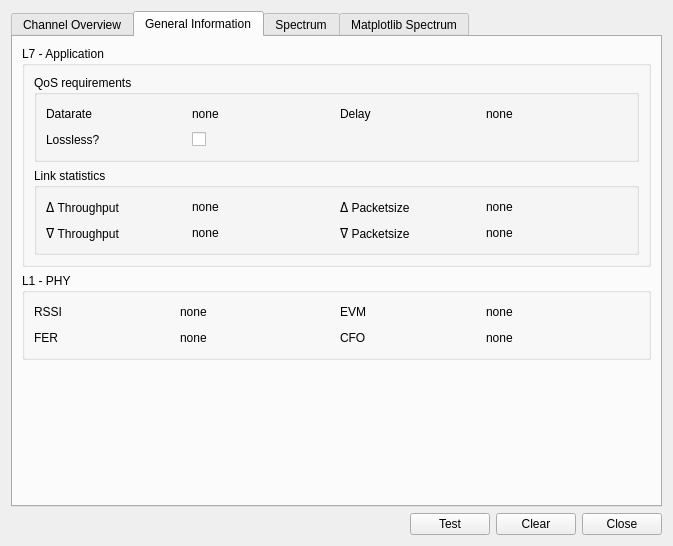
<?xml version="1.0" encoding="UTF-8"?>
<ui version="4.0">
 <class>Form</class>
 <widget class="QWidget" name="Form">
  <property name="windowModality">
   <enum>Qt::WindowModal</enum>
  </property>
  <property name="geometry">
   <rect>
    <x>0</x>
    <y>0</y>
    <width>673</width>
    <height>546</height>
   </rect>
  </property>
  <property name="sizePolicy">
   <sizepolicy hsizetype="Fixed" vsizetype="Fixed">
    <horstretch>0</horstretch>
    <verstretch>0</verstretch>
   </sizepolicy>
  </property>
  <property name="windowTitle">
   <string>pySyMoCo</string>
  </property>
  <layout class="QGridLayout" name="gridLayout_2">
   <item row="0" column="0">
    <widget class="QTabWidget" name="tabWidget">
     <property name="currentIndex">
      <number>1</number>
     </property>
     <widget class="QWidget" name="tab">
      <attribute name="title">
       <string>Channel Overview</string>
      </attribute>
      <layout class="QVBoxLayout" name="verticalLayout_9">
       <item>
        <layout class="QVBoxLayout" name="verticalLayout_8">
         <item>
          <widget class="QGroupBox" name="groupBox_2">
           <property name="title">
            <string>Channel Status</string>
           </property>
           <layout class="QVBoxLayout" name="verticalLayout_7">
            <item>
             <layout class="QHBoxLayout" name="horizontalLayout_3">
              <item>
               <widget class="QLabel" name="currentChannelLabel">
                <property name="minimumSize">
                 <size>
                  <width>120</width>
                  <height>0</height>
                 </size>
                </property>
                <property name="maximumSize">
                 <size>
                  <width>120</width>
                  <height>16777215</height>
                 </size>
                </property>
                <property name="text">
                 <string>Current Channel:</string>
                </property>
               </widget>
              </item>
              <item>
               <spacer name="horizontalSpacer_2">
                <property name="orientation">
                 <enum>Qt::Horizontal</enum>
                </property>
                <property name="sizeType">
                 <enum>QSizePolicy::Fixed</enum>
                </property>
                <property name="sizeHint" stdset="0">
                 <size>
                  <width>20</width>
                  <height>20</height>
                 </size>
                </property>
               </spacer>
              </item>
              <item>
               <widget class="QLabel" name="currentChannel">
                <property name="text">
                 <string>none</string>
                </property>
               </widget>
              </item>
              <item>
               <spacer name="horizontalSpacer_3">
                <property name="orientation">
                 <enum>Qt::Horizontal</enum>
                </property>
                <property name="sizeHint" stdset="0">
                 <size>
                  <width>40</width>
                  <height>20</height>
                 </size>
                </property>
               </spacer>
              </item>
             </layout>
            </item>
            <item>
             <layout class="QHBoxLayout" name="horizontalLayout_7">
              <item>
               <layout class="QVBoxLayout" name="verticalLayout" stretch="0,1">
                <item>
                 <widget class="QLabel" name="label1">
                  <property name="text">
                   <string>Ch1
2.400 GHz</string>
                  </property>
                  <property name="alignment">
                   <set>Qt::AlignCenter</set>
                  </property>
                 </widget>
                </item>
                <item>
                 <widget class="QWidget" name="statusChannel1" native="true">
                  <property name="minimumSize">
                   <size>
                    <width>0</width>
                    <height>70</height>
                   </size>
                  </property>
                  <property name="styleSheet">
                   <string notr="true">background-color: rgb(140, 140, 140);</string>
                  </property>
                 </widget>
                </item>
               </layout>
              </item>
              <item>
               <layout class="QVBoxLayout" name="verticalLayout_3" stretch="0,1">
                <item>
                 <widget class="QLabel" name="label2">
                  <property name="text">
                   <string>Ch2
2.402 GHz</string>
                  </property>
                  <property name="alignment">
                   <set>Qt::AlignCenter</set>
                  </property>
                 </widget>
                </item>
                <item>
                 <widget class="QWidget" name="statusChannel2" native="true">
                  <property name="minimumSize">
                   <size>
                    <width>0</width>
                    <height>70</height>
                   </size>
                  </property>
                  <property name="styleSheet">
                   <string notr="true">background-color: rgb(140, 140, 140);</string>
                  </property>
                 </widget>
                </item>
               </layout>
              </item>
              <item>
               <layout class="QVBoxLayout" name="verticalLayout_4" stretch="0,1">
                <item>
                 <widget class="QLabel" name="label3">
                  <property name="text">
                   <string>Ch3
2.404 GHz</string>
                  </property>
                  <property name="alignment">
                   <set>Qt::AlignCenter</set>
                  </property>
                 </widget>
                </item>
                <item>
                 <widget class="QWidget" name="statusChannel3" native="true">
                  <property name="minimumSize">
                   <size>
                    <width>0</width>
                    <height>70</height>
                   </size>
                  </property>
                  <property name="styleSheet">
                   <string notr="true">background-color: rgb(140, 140, 140);</string>
                  </property>
                 </widget>
                </item>
               </layout>
              </item>
              <item>
               <layout class="QVBoxLayout" name="verticalLayout_5" stretch="0,1">
                <item>
                 <widget class="QLabel" name="label4">
                  <property name="text">
                   <string>Ch4
2.406 GHz</string>
                  </property>
                  <property name="alignment">
                   <set>Qt::AlignCenter</set>
                  </property>
                 </widget>
                </item>
                <item>
                 <widget class="QWidget" name="statusChannel4" native="true">
                  <property name="minimumSize">
                   <size>
                    <width>0</width>
                    <height>70</height>
                   </size>
                  </property>
                  <property name="styleSheet">
                   <string notr="true">background-color: rgb(140, 140, 140);</string>
                  </property>
                 </widget>
                </item>
               </layout>
              </item>
              <item>
               <layout class="QVBoxLayout" name="verticalLayout_6" stretch="0,1">
                <item>
                 <widget class="QLabel" name="label5">
                  <property name="text">
                   <string>Ch5
2.408 GHz</string>
                  </property>
                  <property name="alignment">
                   <set>Qt::AlignCenter</set>
                  </property>
                 </widget>
                </item>
                <item>
                 <widget class="QWidget" name="statusChannel5" native="true">
                  <property name="minimumSize">
                   <size>
                    <width>0</width>
                    <height>70</height>
                   </size>
                  </property>
                  <property name="styleSheet">
                   <string notr="true">background-color: rgb(140, 140, 140);</string>
                  </property>
                 </widget>
                </item>
               </layout>
              </item>
             </layout>
            </item>
           </layout>
          </widget>
         </item>
         <item>
          <widget class="QGroupBox" name="groupBox">
           <property name="autoFillBackground">
            <bool>false</bool>
           </property>
           <property name="title">
            <string>Message Log</string>
           </property>
           <property name="flat">
            <bool>false</bool>
           </property>
           <property name="checkable">
            <bool>false</bool>
           </property>
           <layout class="QHBoxLayout" name="horizontalLayout_2">
            <item>
             <widget class="QTextEdit" name="messageLog">
              <property name="enabled">
               <bool>false</bool>
              </property>
             </widget>
            </item>
           </layout>
          </widget>
         </item>
        </layout>
       </item>
      </layout>
     </widget>
     <widget class="QWidget" name="tab_4">
      <attribute name="title">
       <string>General Information</string>
      </attribute>
      <layout class="QVBoxLayout" name="verticalLayout_15">
       <item>
        <widget class="QGroupBox" name="groupBox_5">
         <property name="title">
          <string>L7 - Application</string>
         </property>
         <layout class="QVBoxLayout" name="verticalLayout_10">
          <item>
           <widget class="QGroupBox" name="groupBox_3">
            <property name="title">
             <string>QoS requirements</string>
            </property>
            <layout class="QGridLayout" name="gridLayout_5">
             <item row="0" column="0">
              <layout class="QHBoxLayout" name="horizontalLayout_6">
               <item>
                <widget class="QLabel" name="dataRateLabel">
                 <property name="minimumSize">
                  <size>
                   <width>120</width>
                   <height>0</height>
                  </size>
                 </property>
                 <property name="maximumSize">
                  <size>
                   <width>120</width>
                   <height>16777215</height>
                  </size>
                 </property>
                 <property name="text">
                  <string>Datarate</string>
                 </property>
                </widget>
               </item>
               <item>
                <spacer name="horizontalSpacer_4">
                 <property name="orientation">
                  <enum>Qt::Horizontal</enum>
                 </property>
                 <property name="sizeType">
                  <enum>QSizePolicy::Fixed</enum>
                 </property>
                 <property name="sizeHint" stdset="0">
                  <size>
                   <width>20</width>
                   <height>20</height>
                  </size>
                 </property>
                </spacer>
               </item>
               <item>
                <widget class="QLabel" name="dataRateValue">
                 <property name="text">
                  <string>none</string>
                 </property>
                </widget>
               </item>
               <item>
                <spacer name="horizontalSpacer_5">
                 <property name="orientation">
                  <enum>Qt::Horizontal</enum>
                 </property>
                 <property name="sizeHint" stdset="0">
                  <size>
                   <width>40</width>
                   <height>20</height>
                  </size>
                 </property>
                </spacer>
               </item>
              </layout>
             </item>
             <item row="0" column="1">
              <layout class="QHBoxLayout" name="horizontalLayout_5">
               <item>
                <widget class="QLabel" name="delayLabel">
                 <property name="minimumSize">
                  <size>
                   <width>120</width>
                   <height>0</height>
                  </size>
                 </property>
                 <property name="maximumSize">
                  <size>
                   <width>120</width>
                   <height>16777215</height>
                  </size>
                 </property>
                 <property name="text">
                  <string>Delay</string>
                 </property>
                </widget>
               </item>
               <item>
                <spacer name="horizontalSpacer_6">
                 <property name="orientation">
                  <enum>Qt::Horizontal</enum>
                 </property>
                 <property name="sizeType">
                  <enum>QSizePolicy::Fixed</enum>
                 </property>
                 <property name="sizeHint" stdset="0">
                  <size>
                   <width>20</width>
                   <height>20</height>
                  </size>
                 </property>
                </spacer>
               </item>
               <item>
                <widget class="QLabel" name="delayValue">
                 <property name="text">
                  <string>none</string>
                 </property>
                </widget>
               </item>
               <item>
                <spacer name="horizontalSpacer_7">
                 <property name="orientation">
                  <enum>Qt::Horizontal</enum>
                 </property>
                 <property name="sizeHint" stdset="0">
                  <size>
                   <width>40</width>
                   <height>20</height>
                  </size>
                 </property>
                </spacer>
               </item>
              </layout>
             </item>
             <item row="1" column="0" colspan="2">
              <layout class="QHBoxLayout" name="horizontalLayout_4">
               <item>
                <widget class="QLabel" name="losslessLabel">
                 <property name="minimumSize">
                  <size>
                   <width>120</width>
                   <height>0</height>
                  </size>
                 </property>
                 <property name="maximumSize">
                  <size>
                   <width>120</width>
                   <height>16777215</height>
                  </size>
                 </property>
                 <property name="text">
                  <string>Lossless?</string>
                 </property>
                </widget>
               </item>
               <item>
                <spacer name="horizontalSpacer_8">
                 <property name="orientation">
                  <enum>Qt::Horizontal</enum>
                 </property>
                 <property name="sizeType">
                  <enum>QSizePolicy::Fixed</enum>
                 </property>
                 <property name="sizeHint" stdset="0">
                  <size>
                   <width>20</width>
                   <height>20</height>
                  </size>
                 </property>
                </spacer>
               </item>
               <item>
                <widget class="QCheckBox" name="losslessValue">
                 <property name="layoutDirection">
                  <enum>Qt::RightToLeft</enum>
                 </property>
                 <property name="text">
                  <string/>
                 </property>
                 <property name="checkable">
                  <bool>false</bool>
                 </property>
                </widget>
               </item>
               <item>
                <spacer name="horizontalSpacer_9">
                 <property name="orientation">
                  <enum>Qt::Horizontal</enum>
                 </property>
                 <property name="sizeHint" stdset="0">
                  <size>
                   <width>40</width>
                   <height>20</height>
                  </size>
                 </property>
                </spacer>
               </item>
              </layout>
             </item>
            </layout>
           </widget>
          </item>
          <item>
           <widget class="QGroupBox" name="groupBox_6">
            <property name="enabled">
             <bool>true</bool>
            </property>
            <property name="title">
             <string>Link statistics</string>
            </property>
            <layout class="QGridLayout" name="gridLayout_4">
             <item row="0" column="0">
              <layout class="QHBoxLayout" name="horizontalLayout_17">
               <item>
                <widget class="QLabel" name="upwardThroughput">
                 <property name="minimumSize">
                  <size>
                   <width>120</width>
                   <height>0</height>
                  </size>
                 </property>
                 <property name="maximumSize">
                  <size>
                   <width>120</width>
                   <height>16777215</height>
                  </size>
                 </property>
                 <property name="text">
                  <string>ᐃ Throughput</string>
                 </property>
                </widget>
               </item>
               <item>
                <spacer name="horizontalSpacer_19">
                 <property name="orientation">
                  <enum>Qt::Horizontal</enum>
                 </property>
                 <property name="sizeType">
                  <enum>QSizePolicy::Fixed</enum>
                 </property>
                 <property name="sizeHint" stdset="0">
                  <size>
                   <width>20</width>
                   <height>20</height>
                  </size>
                 </property>
                </spacer>
               </item>
               <item>
                <widget class="QLabel" name="upwardThroughputValue">
                 <property name="text">
                  <string>none</string>
                 </property>
                </widget>
               </item>
               <item>
                <spacer name="horizontalSpacer_20">
                 <property name="orientation">
                  <enum>Qt::Horizontal</enum>
                 </property>
                 <property name="sizeHint" stdset="0">
                  <size>
                   <width>40</width>
                   <height>20</height>
                  </size>
                 </property>
                </spacer>
               </item>
              </layout>
             </item>
             <item row="0" column="1">
              <layout class="QHBoxLayout" name="horizontalLayout_16">
               <item>
                <widget class="QLabel" name="upwardPacketSize">
                 <property name="minimumSize">
                  <size>
                   <width>120</width>
                   <height>0</height>
                  </size>
                 </property>
                 <property name="maximumSize">
                  <size>
                   <width>120</width>
                   <height>16777215</height>
                  </size>
                 </property>
                 <property name="text">
                  <string>ᐃ Packetsize</string>
                 </property>
                </widget>
               </item>
               <item>
                <spacer name="horizontalSpacer_17">
                 <property name="orientation">
                  <enum>Qt::Horizontal</enum>
                 </property>
                 <property name="sizeType">
                  <enum>QSizePolicy::Fixed</enum>
                 </property>
                 <property name="sizeHint" stdset="0">
                  <size>
                   <width>20</width>
                   <height>20</height>
                  </size>
                 </property>
                </spacer>
               </item>
               <item>
                <widget class="QLabel" name="upwardPacketSizeValue">
                 <property name="text">
                  <string>none</string>
                 </property>
                </widget>
               </item>
               <item>
                <spacer name="horizontalSpacer_18">
                 <property name="orientation">
                  <enum>Qt::Horizontal</enum>
                 </property>
                 <property name="sizeHint" stdset="0">
                  <size>
                   <width>40</width>
                   <height>20</height>
                  </size>
                 </property>
                </spacer>
               </item>
              </layout>
             </item>
             <item row="1" column="0">
              <layout class="QHBoxLayout" name="horizontalLayout_13">
               <item>
                <widget class="QLabel" name="downwardThroughput">
                 <property name="minimumSize">
                  <size>
                   <width>120</width>
                   <height>0</height>
                  </size>
                 </property>
                 <property name="maximumSize">
                  <size>
                   <width>120</width>
                   <height>16777215</height>
                  </size>
                 </property>
                 <property name="text">
                  <string>ᐁ Throughput</string>
                 </property>
                </widget>
               </item>
               <item>
                <spacer name="horizontalSpacer_13">
                 <property name="orientation">
                  <enum>Qt::Horizontal</enum>
                 </property>
                 <property name="sizeType">
                  <enum>QSizePolicy::Fixed</enum>
                 </property>
                 <property name="sizeHint" stdset="0">
                  <size>
                   <width>20</width>
                   <height>20</height>
                  </size>
                 </property>
                </spacer>
               </item>
               <item>
                <widget class="QLabel" name="downwardThroughputValue">
                 <property name="text">
                  <string>none</string>
                 </property>
                </widget>
               </item>
               <item>
                <spacer name="horizontalSpacer_14">
                 <property name="orientation">
                  <enum>Qt::Horizontal</enum>
                 </property>
                 <property name="sizeHint" stdset="0">
                  <size>
                   <width>40</width>
                   <height>20</height>
                  </size>
                 </property>
                </spacer>
               </item>
              </layout>
             </item>
             <item row="1" column="1">
              <layout class="QHBoxLayout" name="horizontalLayout_14">
               <item>
                <widget class="QLabel" name="downwardPacketSize">
                 <property name="minimumSize">
                  <size>
                   <width>120</width>
                   <height>0</height>
                  </size>
                 </property>
                 <property name="maximumSize">
                  <size>
                   <width>120</width>
                   <height>16777215</height>
                  </size>
                 </property>
                 <property name="text">
                  <string>ᐁ Packetsize</string>
                 </property>
                </widget>
               </item>
               <item>
                <spacer name="horizontalSpacer_15">
                 <property name="orientation">
                  <enum>Qt::Horizontal</enum>
                 </property>
                 <property name="sizeType">
                  <enum>QSizePolicy::Fixed</enum>
                 </property>
                 <property name="sizeHint" stdset="0">
                  <size>
                   <width>20</width>
                   <height>20</height>
                  </size>
                 </property>
                </spacer>
               </item>
               <item>
                <widget class="QLabel" name="downwardPacketSizeValue">
                 <property name="text">
                  <string>none</string>
                 </property>
                </widget>
               </item>
               <item>
                <spacer name="horizontalSpacer_16">
                 <property name="orientation">
                  <enum>Qt::Horizontal</enum>
                 </property>
                 <property name="sizeHint" stdset="0">
                  <size>
                   <width>40</width>
                   <height>20</height>
                  </size>
                 </property>
                </spacer>
               </item>
              </layout>
             </item>
            </layout>
           </widget>
          </item>
         </layout>
        </widget>
       </item>
       <item>
        <widget class="QGroupBox" name="groupBox_4">
         <property name="title">
          <string>L1 - PHY</string>
         </property>
         <layout class="QGridLayout" name="gridLayout">
          <item row="0" column="0">
           <layout class="QHBoxLayout" name="horizontalLayout_11">
            <item>
             <widget class="QLabel" name="rssiLabel">
              <property name="minimumSize">
               <size>
                <width>120</width>
                <height>0</height>
               </size>
              </property>
              <property name="maximumSize">
               <size>
                <width>120</width>
                <height>16777215</height>
               </size>
              </property>
              <property name="toolTip">
               <string>received signal strength indicator</string>
              </property>
              <property name="text">
               <string>RSSI</string>
              </property>
             </widget>
            </item>
            <item>
             <spacer name="horizontalSpacer_11">
              <property name="orientation">
               <enum>Qt::Horizontal</enum>
              </property>
              <property name="sizeType">
               <enum>QSizePolicy::Fixed</enum>
              </property>
              <property name="sizeHint" stdset="0">
               <size>
                <width>20</width>
                <height>20</height>
               </size>
              </property>
             </spacer>
            </item>
            <item>
             <widget class="QLabel" name="rssiValue">
              <property name="text">
               <string>none</string>
              </property>
             </widget>
            </item>
            <item>
             <spacer name="horizontalSpacer_12">
              <property name="orientation">
               <enum>Qt::Horizontal</enum>
              </property>
              <property name="sizeHint" stdset="0">
               <size>
                <width>40</width>
                <height>20</height>
               </size>
              </property>
             </spacer>
            </item>
           </layout>
          </item>
          <item row="0" column="1">
           <layout class="QHBoxLayout" name="horizontalLayout_12">
            <item>
             <widget class="QLabel" name="evmLabel">
              <property name="minimumSize">
               <size>
                <width>120</width>
                <height>0</height>
               </size>
              </property>
              <property name="maximumSize">
               <size>
                <width>120</width>
                <height>16777215</height>
               </size>
              </property>
              <property name="toolTip">
               <string>error vector magnitude</string>
              </property>
              <property name="text">
               <string>EVM</string>
              </property>
             </widget>
            </item>
            <item>
             <spacer name="horizontalSpacer_21">
              <property name="orientation">
               <enum>Qt::Horizontal</enum>
              </property>
              <property name="sizeType">
               <enum>QSizePolicy::Fixed</enum>
              </property>
              <property name="sizeHint" stdset="0">
               <size>
                <width>20</width>
                <height>20</height>
               </size>
              </property>
             </spacer>
            </item>
            <item>
             <widget class="QLabel" name="evmValue">
              <property name="text">
               <string>none</string>
              </property>
             </widget>
            </item>
            <item>
             <spacer name="horizontalSpacer_22">
              <property name="orientation">
               <enum>Qt::Horizontal</enum>
              </property>
              <property name="sizeHint" stdset="0">
               <size>
                <width>40</width>
                <height>20</height>
               </size>
              </property>
             </spacer>
            </item>
           </layout>
          </item>
          <item row="1" column="0">
           <layout class="QHBoxLayout" name="horizontalLayout_18">
            <item>
             <widget class="QLabel" name="ferLabel">
              <property name="minimumSize">
               <size>
                <width>120</width>
                <height>0</height>
               </size>
              </property>
              <property name="maximumSize">
               <size>
                <width>120</width>
                <height>16777215</height>
               </size>
              </property>
              <property name="toolTip">
               <string>frame error rate</string>
              </property>
              <property name="text">
               <string>FER</string>
              </property>
             </widget>
            </item>
            <item>
             <spacer name="horizontalSpacer_23">
              <property name="orientation">
               <enum>Qt::Horizontal</enum>
              </property>
              <property name="sizeType">
               <enum>QSizePolicy::Fixed</enum>
              </property>
              <property name="sizeHint" stdset="0">
               <size>
                <width>20</width>
                <height>20</height>
               </size>
              </property>
             </spacer>
            </item>
            <item>
             <widget class="QLabel" name="ferValue">
              <property name="text">
               <string>none</string>
              </property>
             </widget>
            </item>
            <item>
             <spacer name="horizontalSpacer_24">
              <property name="orientation">
               <enum>Qt::Horizontal</enum>
              </property>
              <property name="sizeHint" stdset="0">
               <size>
                <width>40</width>
                <height>20</height>
               </size>
              </property>
             </spacer>
            </item>
           </layout>
          </item>
          <item row="1" column="1">
           <layout class="QHBoxLayout" name="horizontalLayout_19">
            <item>
             <widget class="QLabel" name="cfoLabel">
              <property name="minimumSize">
               <size>
                <width>120</width>
                <height>0</height>
               </size>
              </property>
              <property name="maximumSize">
               <size>
                <width>120</width>
                <height>16777215</height>
               </size>
              </property>
              <property name="toolTip">
               <string>carrier frequency offset</string>
              </property>
              <property name="text">
               <string>CFO</string>
              </property>
             </widget>
            </item>
            <item>
             <spacer name="horizontalSpacer_25">
              <property name="orientation">
               <enum>Qt::Horizontal</enum>
              </property>
              <property name="sizeType">
               <enum>QSizePolicy::Fixed</enum>
              </property>
              <property name="sizeHint" stdset="0">
               <size>
                <width>20</width>
                <height>20</height>
               </size>
              </property>
             </spacer>
            </item>
            <item>
             <widget class="QLabel" name="cfoValue">
              <property name="text">
               <string>none</string>
              </property>
             </widget>
            </item>
            <item>
             <spacer name="horizontalSpacer_26">
              <property name="orientation">
               <enum>Qt::Horizontal</enum>
              </property>
              <property name="sizeHint" stdset="0">
               <size>
                <width>40</width>
                <height>20</height>
               </size>
              </property>
             </spacer>
            </item>
           </layout>
          </item>
         </layout>
        </widget>
       </item>
       <item>
        <spacer name="verticalSpacer">
         <property name="orientation">
          <enum>Qt::Vertical</enum>
         </property>
         <property name="sizeHint" stdset="0">
          <size>
           <width>20</width>
           <height>40</height>
          </size>
         </property>
        </spacer>
       </item>
      </layout>
     </widget>
     <widget class="QWidget" name="tab_3">
      <attribute name="title">
       <string>Spectrum</string>
      </attribute>
      <layout class="QVBoxLayout" name="verticalLayout_11">
       <item>
        <layout class="QHBoxLayout" name="horizontalLayout_10">
         <item>
          <widget class="QWidget" name="qwtWidget" native="true"/>
         </item>
        </layout>
       </item>
      </layout>
     </widget>
     <widget class="QWidget" name="tab_2">
      <attribute name="title">
       <string>Matplotlib Spectrum</string>
      </attribute>
      <layout class="QVBoxLayout" name="verticalLayout_12" stretch="0,1,0">
       <item>
        <layout class="QHBoxLayout" name="horizontalLayout_8" stretch="0,1">
         <item>
          <widget class="QPushButton" name="pauseButton">
           <property name="text">
            <string>Pause</string>
           </property>
          </widget>
         </item>
         <item>
          <spacer name="horizontalSpacer_10">
           <property name="orientation">
            <enum>Qt::Horizontal</enum>
           </property>
           <property name="sizeHint" stdset="0">
            <size>
             <width>40</width>
             <height>20</height>
            </size>
           </property>
          </spacer>
         </item>
        </layout>
       </item>
       <item>
        <widget class="QWidget" name="mplWidget" native="true"/>
       </item>
       <item>
        <widget class="QWidget" name="mplToolbar" native="true">
         <property name="minimumSize">
          <size>
           <width>0</width>
           <height>20</height>
          </size>
         </property>
         <property name="maximumSize">
          <size>
           <width>16777214</width>
           <height>20</height>
          </size>
         </property>
         <layout class="QHBoxLayout" name="horizontalLayout_9"/>
        </widget>
       </item>
      </layout>
     </widget>
    </widget>
   </item>
   <item row="1" column="0">
    <layout class="QHBoxLayout" name="horizontalLayout">
     <item>
      <spacer name="horizontalSpacer">
       <property name="orientation">
        <enum>Qt::Horizontal</enum>
       </property>
       <property name="sizeHint" stdset="0">
        <size>
         <width>40</width>
         <height>20</height>
        </size>
       </property>
      </spacer>
     </item>
     <item>
      <widget class="QPushButton" name="testButton">
       <property name="text">
        <string>Test</string>
       </property>
      </widget>
     </item>
     <item>
      <widget class="QPushButton" name="clearButton">
       <property name="text">
        <string>Clear</string>
       </property>
      </widget>
     </item>
     <item>
      <widget class="QPushButton" name="closeButton">
       <property name="text">
        <string>Close</string>
       </property>
      </widget>
     </item>
    </layout>
   </item>
  </layout>
 </widget>
 <resources/>
 <connections>
  <connection>
   <sender>closeButton</sender>
   <signal>clicked()</signal>
   <receiver>Form</receiver>
   <slot>close()</slot>
   <hints>
    <hint type="sourcelabel">
     <x>625</x>
     <y>494</y>
    </hint>
    <hint type="destinationlabel">
     <x>663</x>
     <y>-17</y>
    </hint>
   </hints>
  </connection>
 </connections>
</ui>
